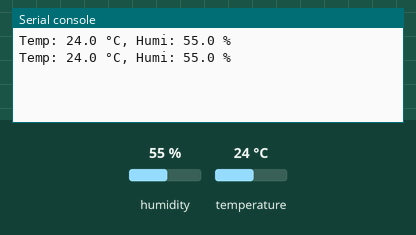
The program below on a simulated MicroPython board. On the bench: the last lines printed to the serial console. The inputs (shaded band) are chosen by the test bench; at power-on: humidity 55 %, temperature 24 °C.

Above: at 1.2 s.
1.3 s: humidity set to 22 %
At 2.2 s:
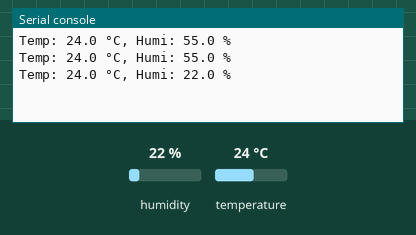
2.8 s: temperature set to 12 °C
At 3.7 s:
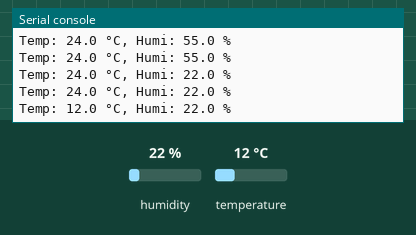
4.3 s: humidity set to 40 %
At 5.1 s:
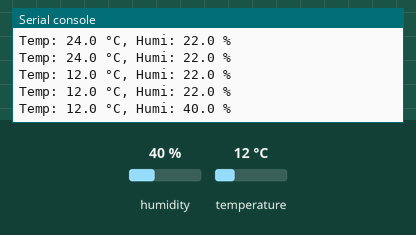
Timing chart, 0 to 7.3 s (numbered marks = the images above; inputs shaded):
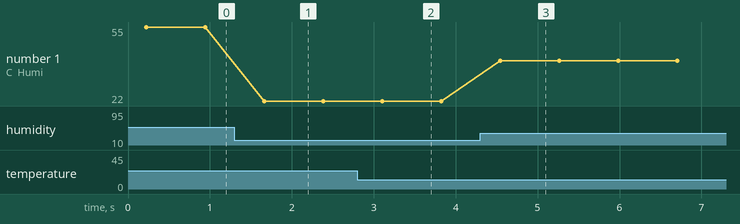

The program:

main.py
```python
from machine import Pin
from time import sleep
from DHT22 import DHT22
import utime
import time

# Create a DHT22 sensor object on GPIO pin 15
dht22 = DHT22(Pin(15, Pin.IN, Pin.PULL_UP))

while True:
    # Read the temperature and humidity from the sensor
    T, H = dht22.read()

    # Check if the reading was successful
    if T is None:
        print("Sensor error")
    else:
        # Print the temperature and humidity to the console
        print("Temp: {:3.1f} °C, Humi: {:3.1f} %".format(T, H))

    # Wait before the next reading
    utime.sleep_ms(500)
```

Measured:
- after the input at 1.3 s, the serial console: prints a new line after 0.36 s (image 1)
- after the input at 2.8 s, the serial console: prints a new line after 0.30 s (image 2)
- after the input at 4.3 s, the serial console: prints a new line after 0.24 s (image 3)
- plotted number 1: 55 → 22 after the input at 1.3 s, 22 → 40 after the input at 4.3 s
